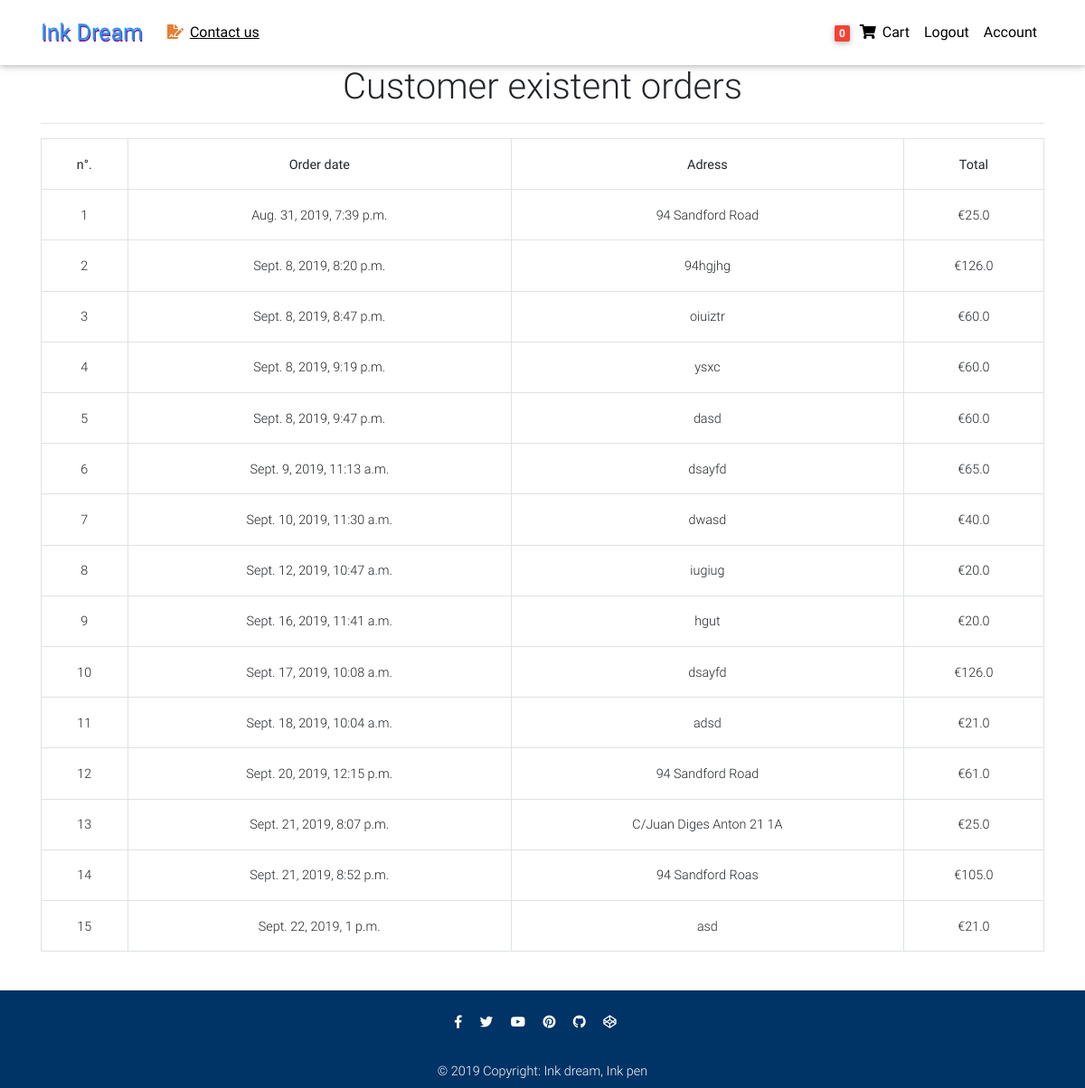
The page /account/profile/ (signed in) on the database as committed earlier.
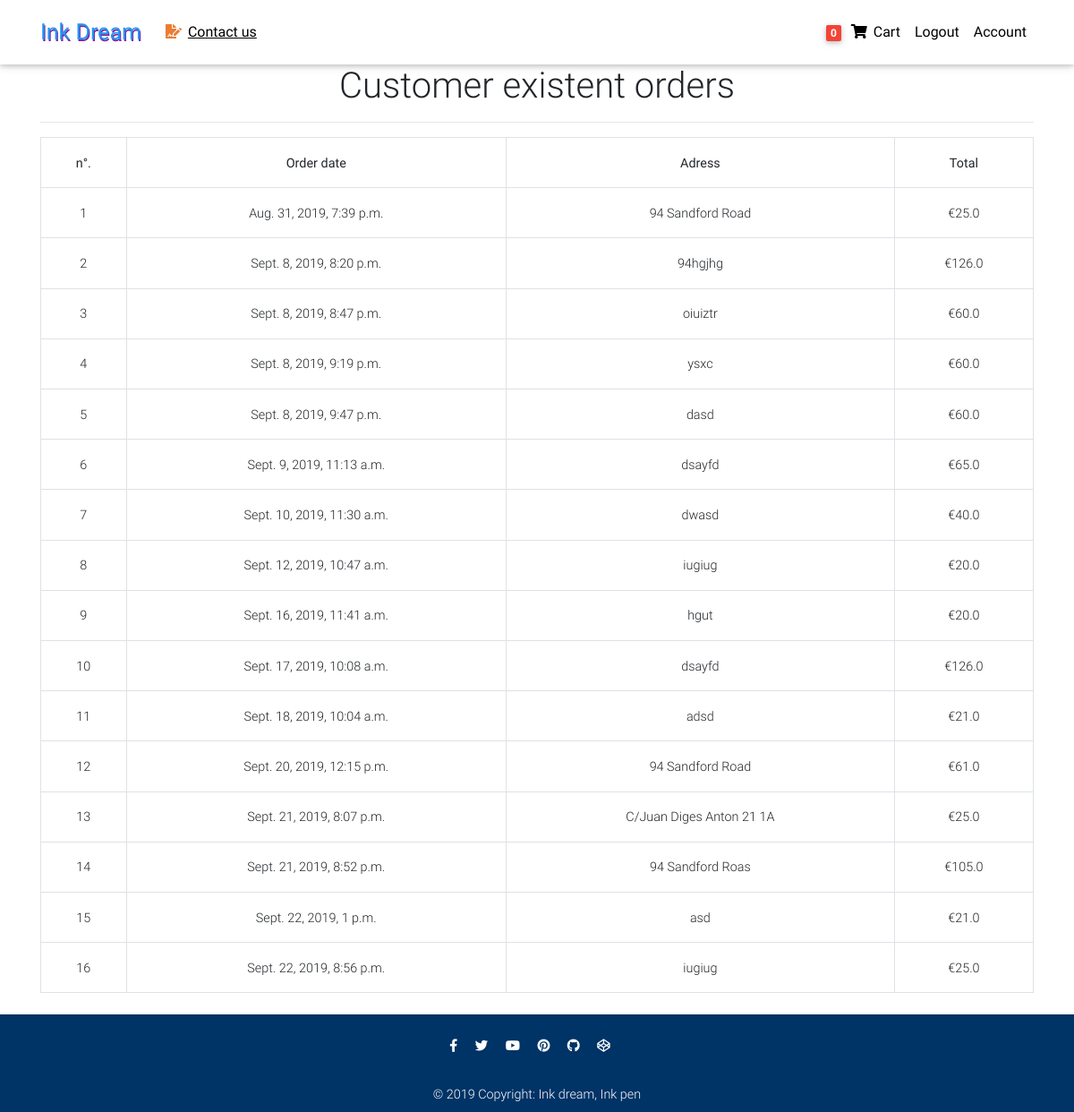
The same page on the database as committed later.
### book/models.py (models this page shows, shortened)
class Order(models.Model):
    user = models.ForeignKey(settings.AUTH_USER_MODEL,
                             on_delete=models.CASCADE)
    items = models.ManyToManyField(OrderItem)
    start_date = models.DateTimeField(auto_now_add=True)
    ordered_date = models.DateTimeField()
    ordered = models.BooleanField(default=False)
    billing_address = models.ForeignKey(
        'SaveCustomerAddress', on_delete=models.SET_NULL, blank=True, null=True)
    payment = models.ForeignKey(
        'Payment', on_delete=models.SET_NULL, blank=True, null=True)
    def get_total(self):
        total = 0
        for order_item in self.items.all():
            total += order_item.get_final_price()
        return total

class SaveCustomerAddress(models.Model):
    user = models.ForeignKey(settings.AUTH_USER_MODEL,
                             on_delete=models.CASCADE)
    street_address = models.CharField(max_length=100)
    house_address = models.CharField(max_length=100)
    country = CountryField(multiple=False)
    zip = models.CharField(max_length=100)

class OrderItem(models.Model):
    user = models.ForeignKey(settings.AUTH_USER_MODEL,
                             on_delete=models.CASCADE)
    ordered = models.BooleanField(default=False)
    item = models.ForeignKey(Book, on_delete=models.CASCADE)
    quantity = models.IntegerField(default=1)
    def get_total_item_price(self):
        return self.quantity * self.item.price
    def get_total_discount_item_price(self):
        return self.quantity * self.item.discount_price
    def get_final_price(self):
        if self.item.discount_price:
            return self.get_total_discount_item_price()
        return self.get_total_item_price()

class Book(models.Model):
    title = models.CharField(max_length=100)
    work_author = models.CharField(max_length=100)
    cover = models.ImageField()
    discount_price = models.FloatField(blank=True, null=True)
    price = models.FloatField()
    category = models.CharField(choices=GENGRE_ELECTION, max_length=2)
    sticker = models.CharField(choices=STICKER_CHOICES, max_length=2, blank=True, null=True)
    slug= models.SlugField()
    publish_date = models.DateTimeField()
    description = models.TextField()
    bestseller = models.BooleanField(default=False)
    notbestseller = models.BooleanField(default=False)
    longbook = models.BooleanField(default=False)
    shortbook = models.BooleanField(default=False)
    worldwide_appreciated = models.BooleanField(default=False)
    underground_appreciation = models.BooleanField(default=False)

### profiles/views.py (the view)
# urls.py: path('account/profile/', profile_view, name='profile'),
def profile_view(request):
  orders = Order.objects.filter(user=request.user, ordered=True)
  context = {
    'orders': orders
  }
  return render(request, "profile.html", context )

### book/templatetags/trolley_template_tags.py (called while the page is built)
@register.filter
def tolley_item_count(user):
    if user.is_authenticated:
        qs = Order.objects.filter(user=user, ordered=False)
        if qs.exists():
            return qs[0].items.count()
    return 0

### templates/profile.html
{% extends "base.html" %}
{% block content %}
<main>
<div class="container main_content">
<h1 class="text-center">Customer existent orders</h1>
<hr />
  <table class=" table table-hover table-bordered text-center mb-4"">
      <tr class="text-center">
          <th>n°.</th>
          <th>Order date</th>
          <th>Adress</th>
          <th>Total</th>
      </tr>
      {% for order in orders %}
      <tr>
          <td>{{ forloop.counter }}</td>
          <td>{{ order.ordered_date }}</td>
          <td>{{ order.billing_address.street_address}}</td>
          <td>€{{ order.get_total }}</td>
      </tr>
      {% empty %}
      <tr>
      <td colspan="4">
          You haven´t yet purchased something from us...
      </td>
      </tr>
      {% endfor %}
  </table>
</div>
</main>
{% endblock content %}

Rows that differ between the two databases and show on the page:
added Order: ordered_date "Sept. 22, 2019, 8:56 p.m.", billing_address.street_address "iugiug", get_total "25.0"
